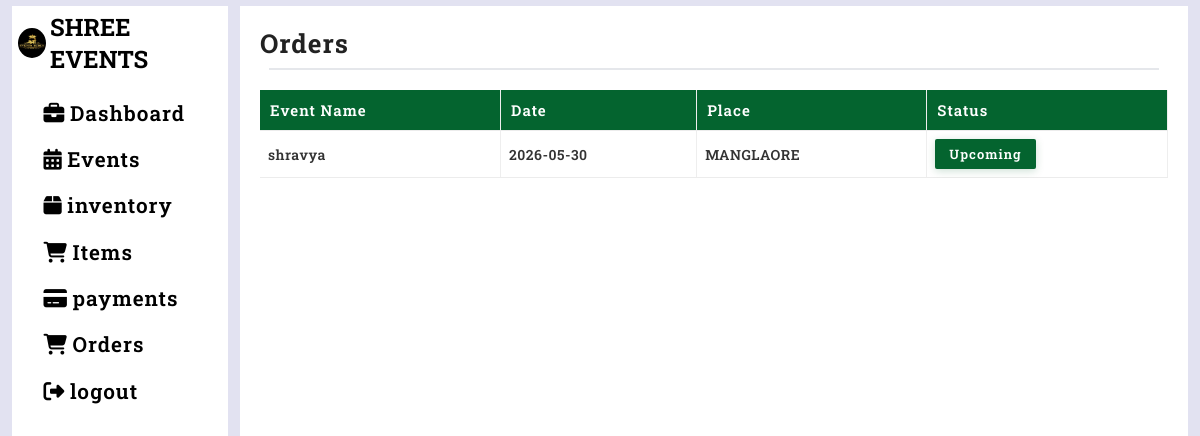
Page /orders (signed in) on the earlier database version.
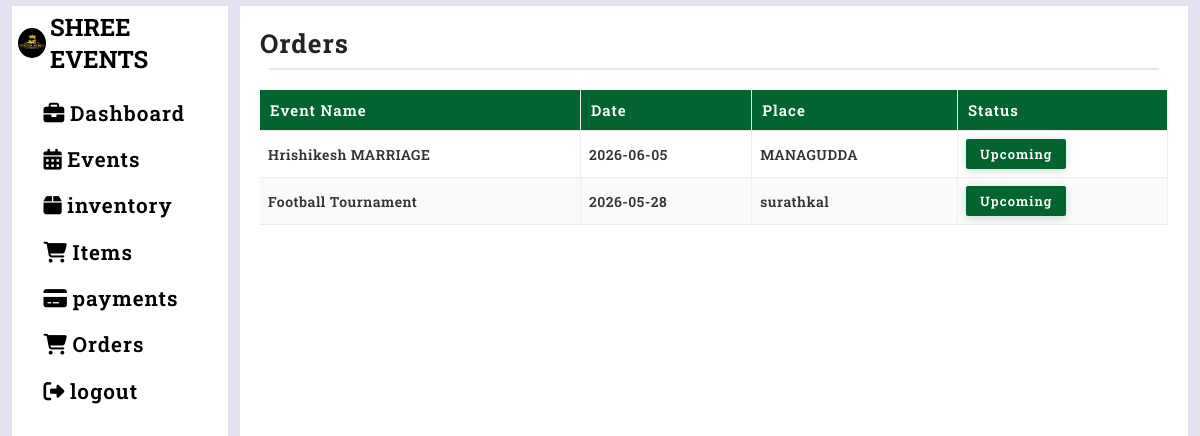
Same page on the later database version.
### tables this page shows
CREATE TABLE events(event_id INTEGER PRIMARY KEY AUTOINCREMENT,
                event_name TEXT NOT NULL,
                event_date DATETIME NOT NULL,
                event_time DATETIME NOT NULL,
                place TEXT NOT NULL,
                cust TEXT NOT NULL,
                status TEXT DEFAULT 'pending',
                event_status TEXT DEFAULT 'upcoming',
                phone_number INTEGER NOT NULL

                );

### orders.py (the view)
@orders_app.route('/orders',methods=['GET','POST'])
def orders_fn():
    if 'user' in session:
        event_status_change()
        events_list=allocated_list_events()
        return render_template("orders.html",events_list=events_list)
    else:
        return redirect(url_for('home'))

### database.py (called while the page is built)
def get_connection():
    con=sqlite3.connect("database.db",timeout=30,check_same_thread=False) #connect to database and create a cursor to run commands
    return con

def allocated_list_events():
    con=get_connection()
    cursor=con.cursor()
    cursor.execute("SELECT * FROM events WHERE status='allocated' ORDER BY event_date DESC")
    pen_data=cursor.fetchall()
    con.commit()
    con.close()
    return pen_data

def event_status_change():
    con=get_connection()
    cursor=con.cursor()
    cursor.execute("UPDATE events SET event_status='completed' WHERE event_date<DATE('now')")
    cursor.execute("UPDATE events SET event_status='upcoming' WHERE event_date>=DATE('now')")
    con.commit()
    con.close()

### templates/orders.html (shortened to what this page needs)
{% extends "base.html" %}
{% block content %}
<div class="orders-content">
    <div class="orders-table-container">
        <h2>orders</h2>
        <hr>
            <table>
                <thead>
                    <tr>
                        <td>Event Name</td>
                        <td>Date</td>
                        <td>Place</td>
                        <td>Status</td>
                    </tr>
                </thead>
                <tbody>
                    {% for e in events_list %}
                    <tr>
                        <td>{{e[1]}}</td>
                        <td>{{e[2]}}</td>
                        <td>{{e[4]}}</td>
                        {% if e[7]=='upcoming' %}
                        <td><button>{{e[7]}}</button></td>
                        {% else %}
                        <td><button style="background-color: red;">{{e[7]}}</button></td>
                        {% endif %}
                    </tr>
                    {% endfor %}
                </tbody>
            </table>
    </div>
</div>
{% endblock %}

Differences in the rows shown:
removed events: event_name "shravya", event_date "2026-05-30", place "MANGLAORE", event_status "Upcoming"
added events: event_name "Hrishikesh MARRIAGE", event_date "2026-06-05", place "MANAGUDDA", event_status "Upcoming"
added events: event_name "Football Tournament", event_date "2026-05-28", place "surathkal", event_status "Upcoming"
